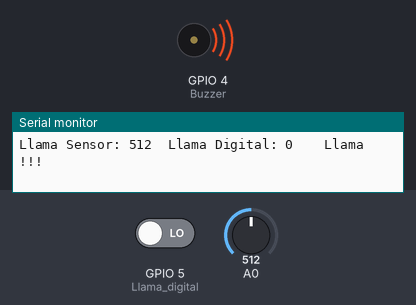
This sketch was run on a simulated ESP8266 (NodeMCU). Parts: buzzer (waves = sounding, pin HIGH), the last lines printed to the serial monitor. Inputs (shaded band) come from the test bench; at power-on: A0 = 512, GPIO 5 (Llama_digital) LOW.

Above: at 1.9 s.
2.0 s: A0 set to 991
6.2 s: A0 set to 1013
At 7.4 s:
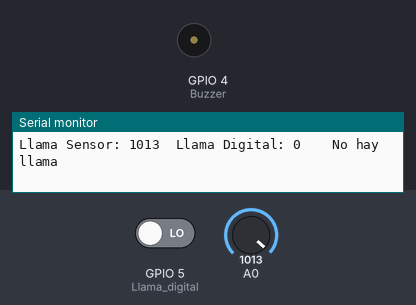
8.5 s: A0 set to 990
At 9.2 s:
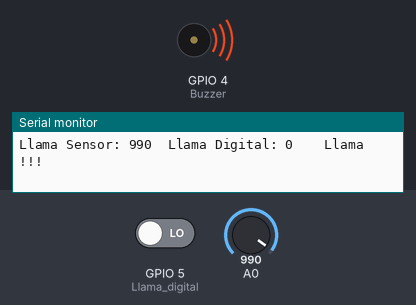
12.7 s: A0 set to 1010
At 13.7 s:
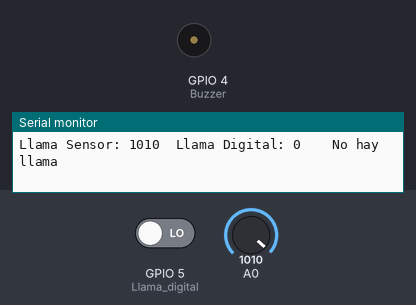
Timing chart, 0 to 15.3 s (numbered marks = the images above; inputs shaded):
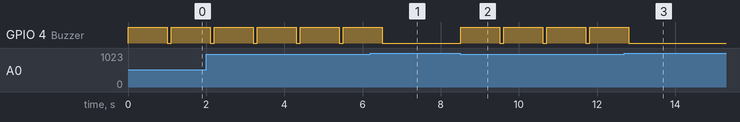

The sketch:

ESP32_8266_Llama.ino
```cpp
/*
 * Para usar con el Sensor de llama KY-026
 */


// para ESP8266
int Buzzer = 4;           //    (D2)
int Llama_analog = 0;    //     (A0)
int Llama_digital = 5;   //     (D1)

// Para ESP32  (NO usar pin 21 ni 22)
//int Buzzer = 32;
//int Llama_analog = 4;
//int Llama_digital = 2;

void setup() {
  Serial.begin(115200);
  pinMode(Buzzer, OUTPUT);
  pinMode(Llama_digital, INPUT);
}

void loop() {
  int LlamaSensorAnalog = analogRead(Llama_analog);
  int LlamaSensorDigital = digitalRead(Llama_digital);

  Serial.print("Llama Sensor: ");
  Serial.print(LlamaSensorAnalog);
  Serial.print("\t");
  Serial.print("Llama Digital: ");
  Serial.print(LlamaSensorDigital);
  Serial.print("\t");
  Serial.print("\t");

  if (LlamaSensorAnalog < 1000) {
    Serial.println("Llama !!!");
    digitalWrite (Buzzer, HIGH) ; //Suena Buzzer
    delay(1000);
    digitalWrite (Buzzer, LOW) ;  //Silencio
  }
  else {
    Serial.println("No hay llama");
  }
  delay(100);
}
```

Measured:
- the behaviour switches between 999 and 1000 on A0 (found by bisection; images 0 and 1)
- after the input at 6.2 s, GPIO 4 (Buzzer): goes on until 6.5 s, then stays LOW
- after the input at 8.5 s, GPIO 4 (Buzzer): alternates HIGH for 1.0 s and LOW for 0.10 s, starting at once
- after the input at 12.7 s, GPIO 4 (Buzzer): goes on until 12.8 s, then stays LOW
- by itself, GPIO 4 (Buzzer): alternates HIGH for 1.0 s and LOW for 0.10 s
